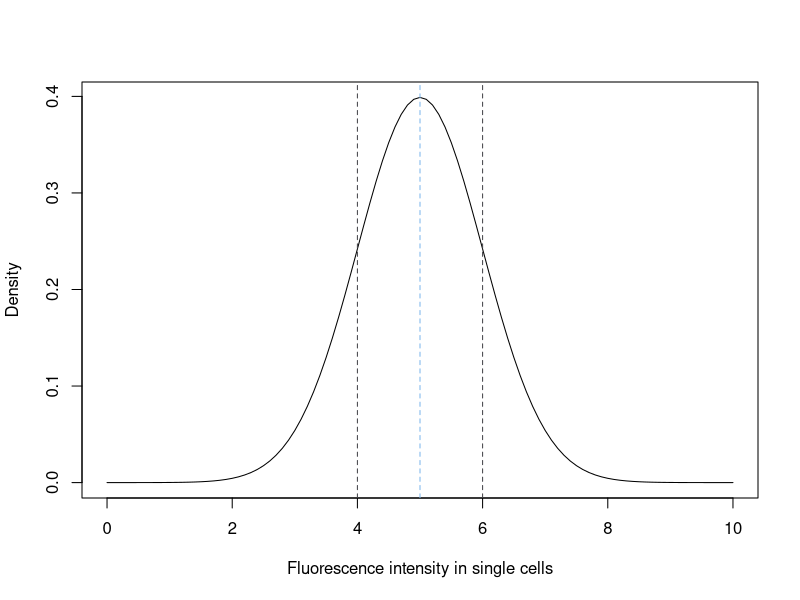
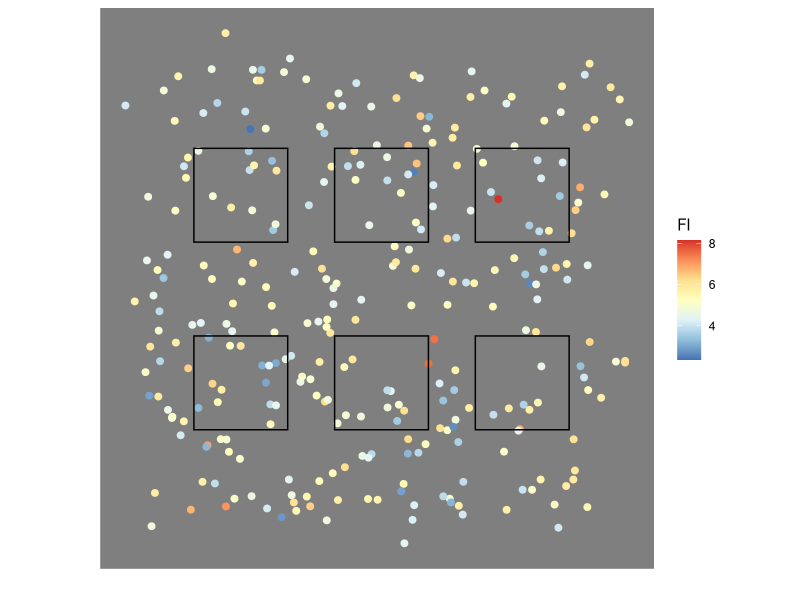
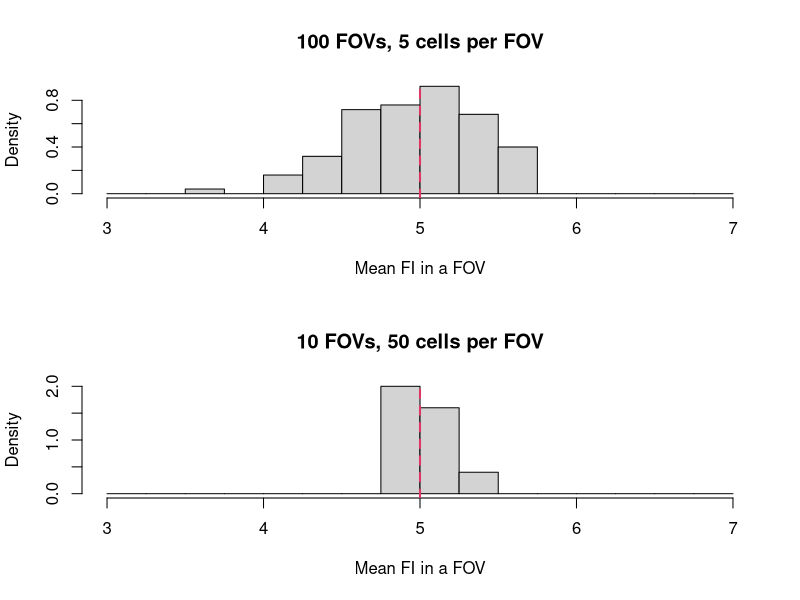
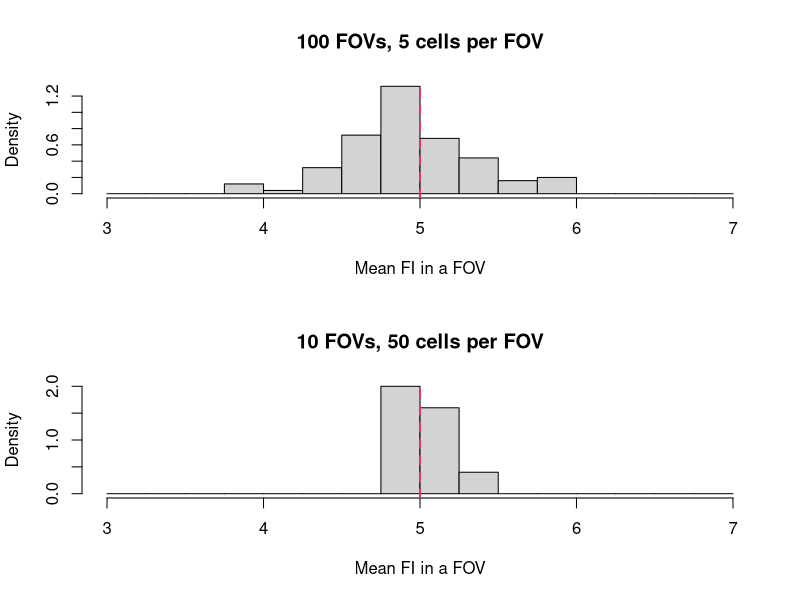
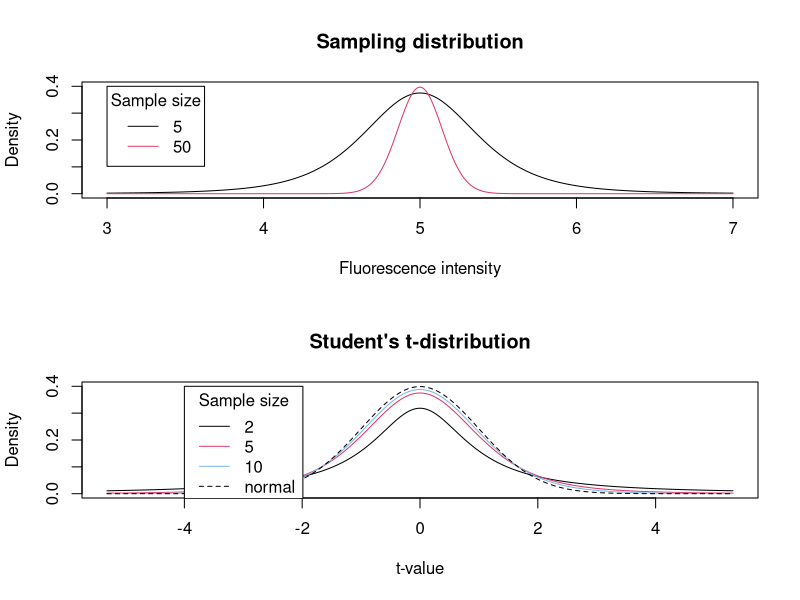
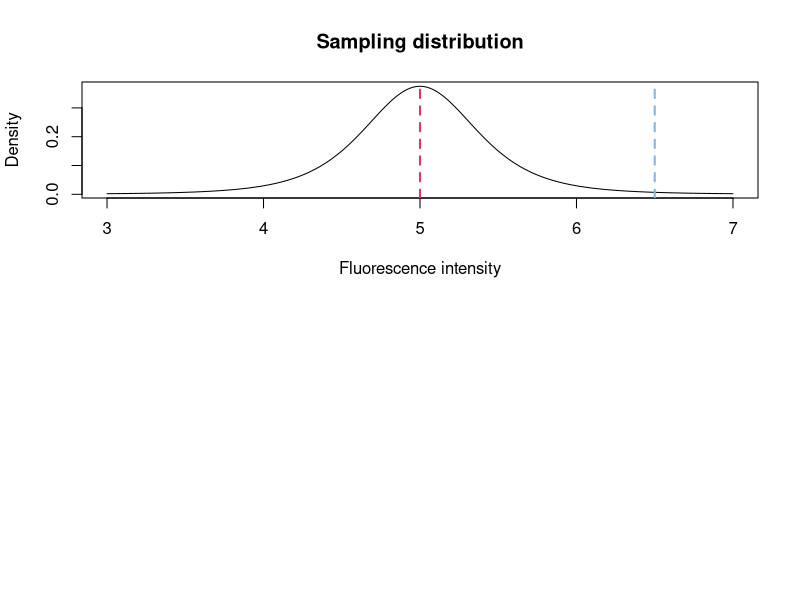
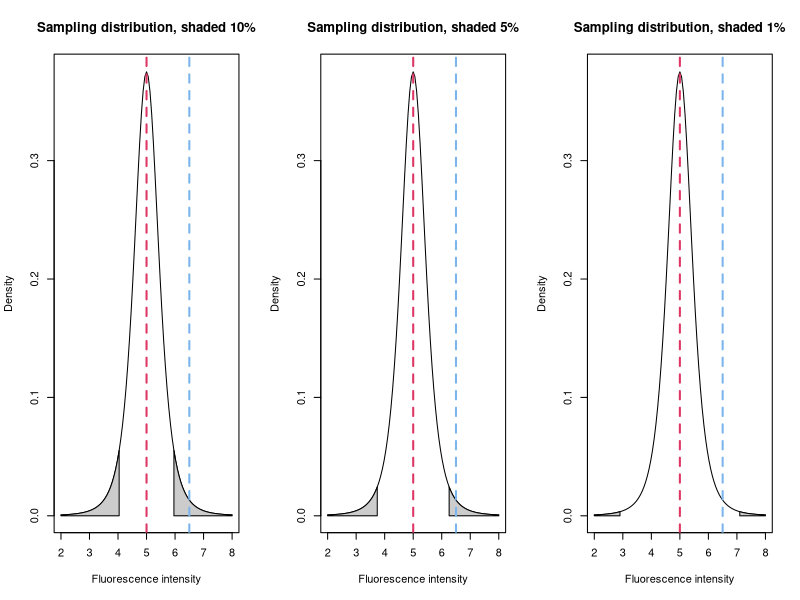
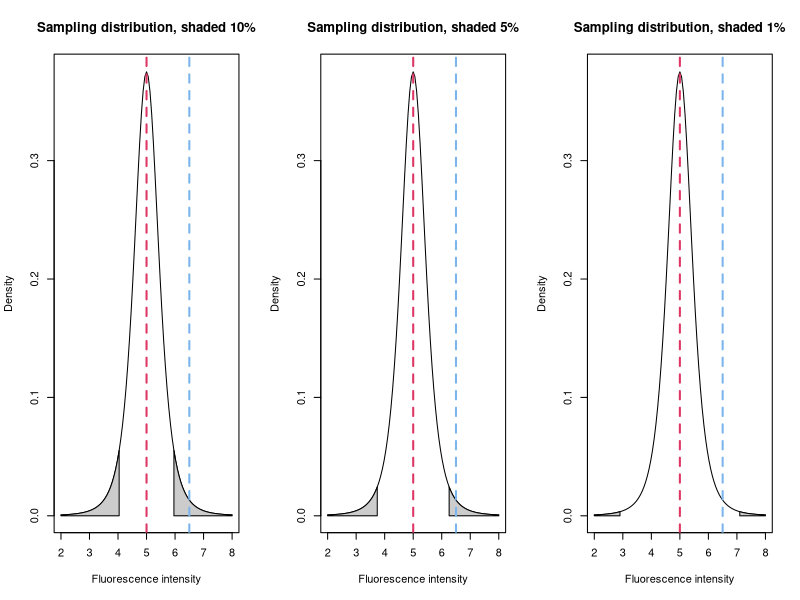

Reproduce these figures in R, in order.
## ---- chunk 1
knitr::opts_chunk$set(echo = FALSE)
## ---- chunk 2
nPopMn = 5.
nPopSD = 1.

{
  plot(function(x) dnorm(x, mean = nPopMn, sd = nPopSD), 0, 10,
       xlab = "Fluorescence intensity in single cells",
       ylab = "Density")
  abline(v = 5, lty = 2, col = ggthemes::hc_pal()(3)[1])
  abline(v = c(4, 6), lty = 2, col = ggthemes::hc_pal()(3)[2])
}
## ---- chunk 3
fGenSamples = function(inSampleSz, inSampleN) {
  sapply(1:inSampleN, 
         function(x) 
           mean(rnorm(inSampleSz, nPopMn, nPopSD)))
}


vMeas1Sample = fGenSamples(10, 6)

library(kableExtra)
vMeas1Sample %>%
    kbl(col.names = "Sample mean") %>%
  kable_paper(full_width = F)
## ---- chunk 4
library(ggplot2)

nPopSz = 300
myDF = data.frame(x = runif(nPopSz),
                  y = runif(nPopSz),
                  z = rnorm(nPopSz, nPopMn, nPopSD)) 

vXrect = c(0.1, 0.1, 0.4, 0.4, 0.7, 0.7)
vYrect = c(0.2, 0.6, 0.2, 0.6, 0.2, 0.6)
myRect = data.frame(xmin = vXrect,
                    xmax = vXrect + .2,
                    ymin = vYrect,
                    ymax = vYrect + .2)

ggplot() +
  geom_jitter(data = myDF,
              aes(x = x,
                  y = y,
                  color = z), 
              size = 2, width = 0.05, height = 0.05) +
  geom_rect(data = myRect,
            aes(xmin = xmin,
                xmax = xmax,
                ymin = ymin,
                ymax = ymax),
            color = "black",
            fill = NA) +
  scale_color_distiller("FI", palette = "RdYlBu") +
  coord_fixed(ratio = 1) +
  xlab("") +
  ylab("") +
  theme_dark() +
  theme(axis.ticks = element_blank(),
        axis.text = element_blank(),
        panel.grid.major = element_blank(), 
        panel.grid.minor = element_blank())
## ---- chunk 5
fPlotSamples = function(inSampleSz, inSampleN, ...) {
  locV = fGenSamples(inSampleSz, inSampleN)
  
  hist(locV, 
       freq = F, 
       xlim = c(3,7), 
       breaks = seq(3, 7, .25),
       main = sprintf("%d FOVs, %d cells per FOV", inSampleN, inSampleSz), 
       xlab = "Mean FI in a FOV")
  abline(v = nPopMn, col = "#de3765", lty = 2, lwd = 2)
}

{
  par(mfrow = c(2,1))
  fPlotSamples(5, 100)
  fPlotSamples(50, 10)
}
## ---- chunk 6
{
  par(mfrow = c(2,1))
  fPlotSamples(5, 100)
  fPlotSamples(50, 10)
}
## ---- chunk 7
x = seq(3, 7, 0.01)

nSz1 = 5
nSampleSD1 = sd(rnorm(nSz1, mean = nPopMn, sd = nPopSD))

xT1 = (x - nPopMn) / (nSampleSD1 / sqrt(nSz1))
y1 = dt(xT1, df = nSz1 - 1)

nSz2 = 50
nSampleSD2 = sd(rnorm(nSz2, mean = nPopMn, sd = nPopSD))

xT2 = (x - nPopMn) / (nSampleSD2 / sqrt(nSz2))
y2 = dt(xT2, df = nSz2 - 1)


{
  plot(x, y1,
       main = "Sampling distribution",
       xlab = "Fluorescence intensity",
       ylab = "Density", 
       type = "l",
       xlim = c(3,7),
       ylim = c(0, 0.4))
  lines(x, 
        y2,
        col = "#de3765")
  legend(3, 0.4,
         legend = c(nSz1, nSz2),
         title = "Sample size",
         col = c("#000000", "#de3765"),
         lty = c(1,1))
}
## ---- chunk 8
{
  plot(xT1, dt(xT1, df = 1),
       main = "Student's t-distribution",
       xlab = "t-value",
       ylab = "Density", 
       type = "l",
       ylim = c(0, 0.4))
  lines(xT1, dt(xT1, df = 4), col = "#de3765")  
  lines(xT1, dt(xT1, df = 9), col = "#7cb5ec")
  lines(xT1, dnorm(xT1), col = "#000000", lty = 2)
  legend(-4, 0.4,
         legend = c(2, 5, 10, "normal"),
         title = "Sample size",
         col = c("#000000", "#de3765", "#7cb5ec", "#000000"),
         lty = c(1,1,1,2))
}
## ---- chunk 9
nSampleMn = 6.5

{
  plot(x, 
       dt(xT1, df = nSz1-1),
       main = "Sampling distribution",
       xlab = "Fluorescence intensity",
       ylab = "Density", 
       type = "l")
  abline(v = nPopMn, col = "#de3765", lty = 2, lwd = 2)
  abline(v = nSampleMn, col = "#7cb5ec", lty = 2, lwd = 2)
}
## ---- chunk 10
fPlotShadedTdist = function(nSz, nMn, nSD, vertLines, vertLinesCol, nFrac, xlim, xn = 100, inv, ...) {
  
  x = seq(xlim[1], xlim[2], (xlim[2] - xlim[1])/xn )
  xT = (x - nMn) / (nSD / sqrt(nSz))
  y = dt(xT, df = nSz-1)
  
  plot(x, 
       y,
       type = "l",
       xlim = xlim,
       ...)
  
  if (!missing(inv)) {
    if (inv) {
      xL = qt(nFrac/2, df = nSz-1) * nSD / sqrt(nSz) + nMn
      xR = qt(1 - nFrac/2, df = nSz-1) * nSD / sqrt(nSz) + nMn
      
      polygon(c(min(x), x[x<=xL], max(x[x<=xL])), 
              c(0, y[x<=xL], 0), 
              col="grey80")
      polygon(c(x[x>=xR], max(x), min(x[x>=xR])), 
              c(y[x>=xR], 0, 0), 
              col="grey80")
    } else {
      xL = qt((1-nFrac)/2, df = nSz-1) * nSD / sqrt(nSz) + nMn
      xR = qt((1 + nFrac)/2, df = nSz-1) * nSD / sqrt(nSz) + nMn
      
      polygon(c(min(x[x>=xL]), x[x>=xL & x<=xR], max(x[x<=xR])), 
              c(0,             y[x>=xL & x<=xR], 0), 
              col="grey80")
    }
  }
  
  if (!missing(vertLines) & !(missing(vertLinesCol))) {
    abline(v = vertLines, col = vertLinesCol, lty = 2, lwd = 2)
  }
  
}

{
  par(mfrow = c(1,3))
  fPlotShadedTdist(nSz = nSz1, nMn = nPopMn, nSD = nPopSD, 
                   vertLines = c(nPopMn, nSampleMn), 
                   vertLinesCol = c("#de3765", "#7cb5ec"),
                   nFrac = 0.1, xlim = c(2,8), inv = T, 
                   main = "Sampling distribution, shaded 10%",
                   xlab = "Fluorescence intensity",
                   ylab = "Density")  
  fPlotShadedTdist(nSz = nSz1, nMn = nPopMn, nSD = nPopSD, 
                   vertLines = c(nPopMn, nSampleMn), 
                   vertLinesCol = c("#de3765", "#7cb5ec"),
                   nFrac = 0.05, xlim = c(2,8), inv = T, 
                   main = "Sampling distribution, shaded 5%",
                   xlab = "Fluorescence intensity",
                   ylab = "Density")  
  fPlotShadedTdist(nSz = nSz1, nMn = nPopMn, nSD = nPopSD, 
                   vertLines = c(nPopMn, nSampleMn), 
                   vertLinesCol = c("#de3765", "#7cb5ec"),
                   nFrac = 0.01, xlim = c(2,8), inv = T, 
                   main = "Sampling distribution, shaded 1%",
                   xlab = "Fluorescence intensity",
                   ylab = "Density")  
}
## ---- chunk 11
{
  par(mfrow = c(1,3))
  fPlotShadedTdist(nSz = nSz1, nMn = nPopMn, nSD = nPopSD, 
                   vertLines = c(nPopMn, nSampleMn), 
                   vertLinesCol = c("#de3765", "#7cb5ec"),
                   nFrac = 0.1, xlim = c(2,8), inv = T, 
                   main = "Sampling distribution, shaded 10%",
                   xlab = "Fluorescence intensity",
                   ylab = "Density")  
  fPlotShadedTdist(nSz = nSz1, nMn = nPopMn, nSD = nPopSD, 
                   vertLines = c(nPopMn, nSampleMn), 
                   vertLinesCol = c("#de3765", "#7cb5ec"),
                   nFrac = 0.05, xlim = c(2,8), inv = T, 
                   main = "Sampling distribution, shaded 5%",
                   xlab = "Fluorescence intensity",
                   ylab = "Density")  
  fPlotShadedTdist(nSz = nSz1, nMn = nPopMn, nSD = nPopSD, 
                   vertLines = c(nPopMn, nSampleMn), 
                   vertLinesCol = c("#de3765", "#7cb5ec"),
                   nFrac = 0.01, xlim = c(2,8), inv = T, 
                   main = "Sampling distribution, shaded 1%",
                   xlab = "Fluorescence intensity",
                   ylab = "Density")  
}
## ---- chunk 12
{
  par(mfrow = c(1,3))
  fPlotShadedTdist(nSz = nSz1, nMn = nPopMn, nSD = nPopSD, 
                   vertLines = c(nPopMn, nSampleMn), 
                   vertLinesCol = c("#de3765", "#7cb5ec"),
                   nFrac = 0.1, xlim = c(2,8), inv = T, 
                   main = "Sampling distribution, shaded 10%",
                   xlab = "Fluorescence intensity",
                   ylab = "Density")  
  fPlotShadedTdist(nSz = nSz1, nMn = nPopMn, nSD = nPopSD, 
                   vertLines = c(nPopMn, nSampleMn), 
                   vertLinesCol = c("#de3765", "#7cb5ec"),
                   nFrac = 0.05, xlim = c(2,8), inv = T, 
                   main = "Sampling distribution, shaded 5%",
                   xlab = "Fluorescence intensity",
                   ylab = "Density")  
  fPlotShadedTdist(nSz = nSz1, nMn = nPopMn, nSD = nPopSD, 
                   vertLines = c(nPopMn, nSampleMn), 
                   vertLinesCol = c("#de3765", "#7cb5ec"),
                   nFrac = 0.01, xlim = c(2,8), inv = T, 
                   main = "Sampling distribution, shaded 1%",
                   xlab = "Fluorescence intensity",
                   ylab = "Density")  
}
## ---- chunk 13
{
  par(mfrow = c(1,3))
  fPlotShadedTdist(nSz = nSz1, nMn = nPopMn, nSD = nPopSD, 
                   vertLines = c(nPopMn, nSampleMn), 
                   vertLinesCol = c("#de3765", "#7cb5ec"),
                   nFrac = 0.1, xlim = c(2,8), inv = T, 
                   main = "Sampling distribution, shaded 10%",
                   xlab = "Fluorescence intensity",
                   ylab = "Density")  
  fPlotShadedTdist(nSz = nSz1, nMn = nPopMn, nSD = nPopSD, 
                   vertLines = c(nPopMn, nSampleMn), 
                   vertLinesCol = c("#de3765", "#7cb5ec"),
                   nFrac = 0.05, xlim = c(2,8), inv = T, 
                   main = "Sampling distribution, shaded 5%",
                   xlab = "Fluorescence intensity",
                   ylab = "Density")  
  fPlotShadedTdist(nSz = nSz1, nMn = nPopMn, nSD = nPopSD, 
                   vertLines = c(nPopMn, nSampleMn), 
                   vertLinesCol = c("#de3765", "#7cb5ec"),
                   nFrac = 0.01, xlim = c(2,8), inv = T, 
                   main = "Sampling distribution, shaded 1%",
                   xlab = "Fluorescence intensity",
                   ylab = "Density")  
}
## ---- chunk 14
nFrac = 2*(1- pt( (nSampleMn - nPopMn) / (nPopSD / sqrt(nSz1)), 
                  df = nSz1-1))

fPlotShadedTdist(nSz = nSz1, 
                 nMn = nPopMn, nSD = nPopSD, 
                 nFrac = nFrac, 
                 vertLines = c(nPopMn, nSampleMn),
                 vertLinesCol = c("#de3765", "#7cb5ec"),
                 xlim = c(3,7), xn = 1000, inv = T,
                 main = sprintf("Sampling distribution, shaded %.1f%%", 100*nFrac),
                 xlab = "Fluorescence intensity",
                 ylab = "Density")
## ---- chunk 15
fPlotShadedTdist(nSz = nSz1, 
                 nMn = nPopMn, nSD = nPopSD, 
                 nFrac = nFrac, 
                 vertLines = c(nPopMn, nSampleMn),
                 vertLinesCol = c("#de3765", "#7cb5ec"),
                 xlim = c(3,7), xn = 1000, inv = T,
                 main = sprintf("Sampling distribution, shaded %.1f%%", 100*nFrac),
                 xlab = "Fluorescence intensity",
                 ylab = "Density")
## ---- chunk 16
{
  plot(x = NULL, y = NULL, xlim = c(2, 6.4), ylim = c(0, .4), xlab = "Fluorescence intensity")
  abline(v = 4.2, lty = 2, lwd = 2, col = "#7cb5ec")
}
## ---- chunk 17
fPlotShadedTdist(nSz = nSz1, 
                 nMn = 4.2, nSD = 1, 
                 vertLines = 4.2, 
                 vertLinesCol = c("#7cb5ec"),
                 xlim = c(2,6.4), 
                 xn = 1000,
                 main = "Sampling distribution, size = 5",
                 xlab = "Fluorescence intensity",
                 ylab = "Density")
## ---- chunk 18
fPlotShadedTdist(nSz = nSz1, 
                 nMn = 4.2, nSD = 1, 
                 vertLines = 4.2, 
                 vertLinesCol = c("#7cb5ec"),
                 nFrac = .95, 
                 xlim = c(2,6.4), 
                 xn = 1000,
                 inv = F,
                 main = "95% CI for sample mean=4.2",
                 xlab = "Fluorescence intensity",
                 ylab = "Density")
## ---- chunk 19
{
  par(mfrow = c(3,2))
  fPlotShadedTdist(nSz = nSz1, 
                   nMn = 4.2, nSD = 1, 
                   vertLines = c(4.2, 5), 
                   vertLinesCol = c("#7cb5ec", "#de3765"),
                   nFrac = .95, 
                   xlim = c(3,7), 
                   xn = 1000,
                   inv = F,
                   xlab = "",
                   ylab = "Density")
  fPlotShadedTdist(nSz = nSz1, 
                   nMn = 3.8, nSD = 1, 
                   vertLines = c(3.8, 5), 
                   vertLinesCol = c("#7cb5ec", "#de3765"),
                   nFrac = .95, 
                   xlim = c(3,7), 
                   xn = 1000,
                   inv = F,
                   xlab = "",
                   ylab = "")
  fPlotShadedTdist(nSz = nSz1, 
                   nMn = 5.1, nSD = 1, 
                   vertLines = c(5.1, 5), 
                   vertLinesCol = c("#7cb5ec", "#de3765"),
                   nFrac = .95, 
                   xlim = c(3,7), 
                   xn = 1000,
                   inv = F,
                   xlab = "",
                   ylab = "Density")
  fPlotShadedTdist(nSz = nSz1, 
                   nMn = 4.5, nSD = 1, 
                   vertLines = c(4.5, 5), 
                   vertLinesCol = c("#7cb5ec", "#de3765"),
                   nFrac = .95, 
                   xlim = c(3,7), 
                   xn = 1000,
                   inv = F,
                   xlab = "",
                   ylab = "")
  fPlotShadedTdist(nSz = nSz1, 
                   nMn = 5.6, nSD = 1, 
                   vertLines = c(5.6, 5), 
                   vertLinesCol = c("#7cb5ec", "#de3765"),
                   nFrac = .95, 
                   xlim = c(3,7), 
                   xn = 1000,
                   inv = F,
                   xlab = "Fluorescence intensity",
                   ylab = "Density")
  fPlotShadedTdist(nSz = nSz1, 
                   nMn = 5.3, nSD = 1, 
                   vertLines = c(5.3, 5), 
                   vertLinesCol = c("#7cb5ec", "#de3765"),
                   nFrac = .95, 
                   xlim = c(3,7), 
                   xn = 1000,
                   inv = F,
                   xlab = "Fluorescence intensity",
                   ylab = "")
}
## ---- chunk 20
fPlotShadedTdist(nSz = nSz1, nMn = nPopMn, nSD = nPopSD, 
                 vertLines = c(nPopMn, nSampleMn), 
                 vertLinesCol = c("#de3765", "#7cb5ec"),
                 nFrac = 0.05, xlim = c(2,8), inv = T, 
                 main = "Sampling distribution, shaded 1%",
                 xlab = "Fluorescence intensity",
                 ylab = "Density")  
## ---- chunk 21
fPlotShadedTdist(nSz = nSz1, nMn = 4.2, nSD = 1, 
                 vertLines = c(4.2), 
                 vertLinesCol = c("#7cb5ec"),
                 nFrac = 0.95, xlim = c(2,8), inv = F, 
                 main = "95% CI for sample mean 4.2",
                 xlab = "Fluorescence intensity",
                 ylab = "Density")  
